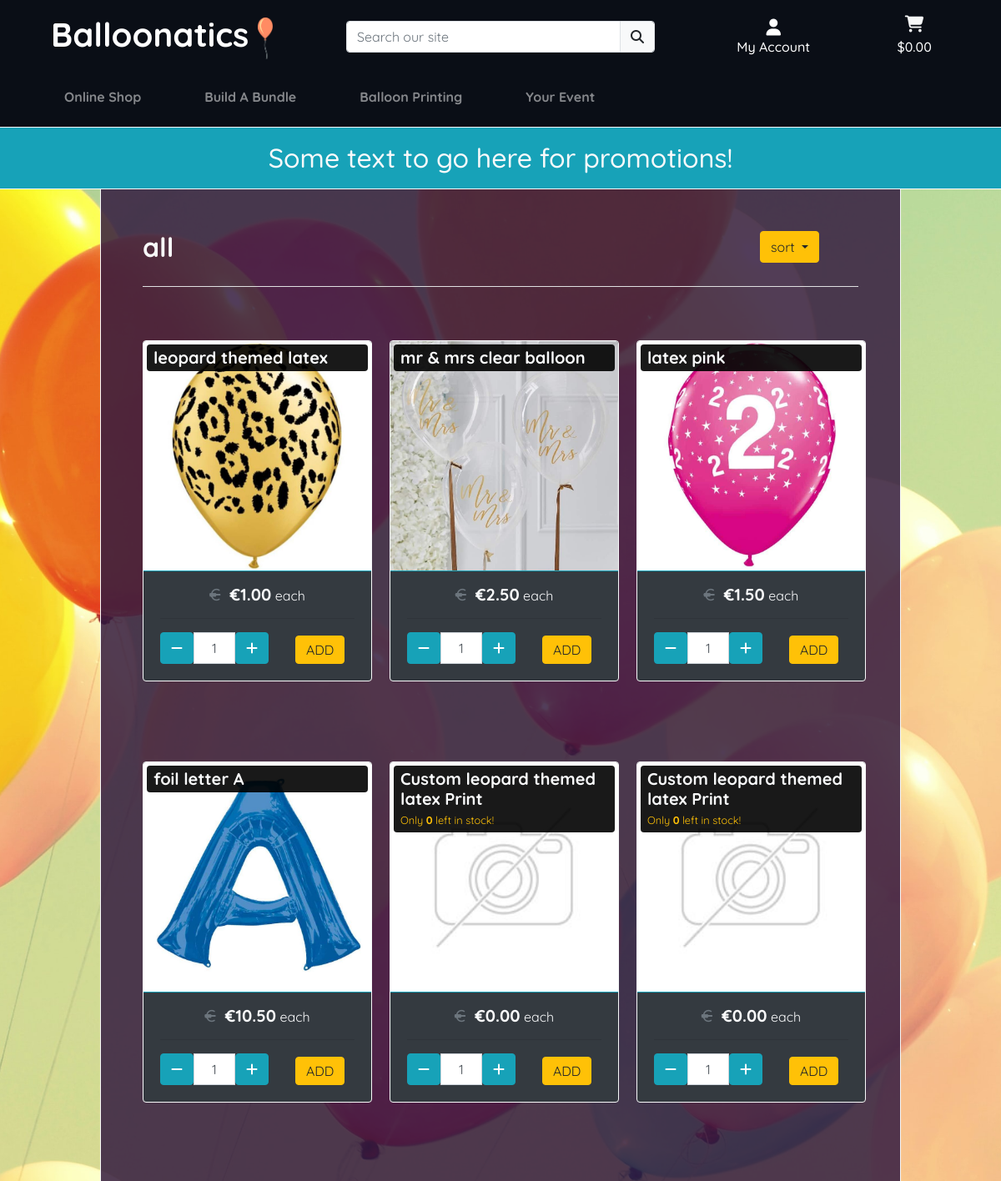
Before: /products/ (upper part) with the older database file.
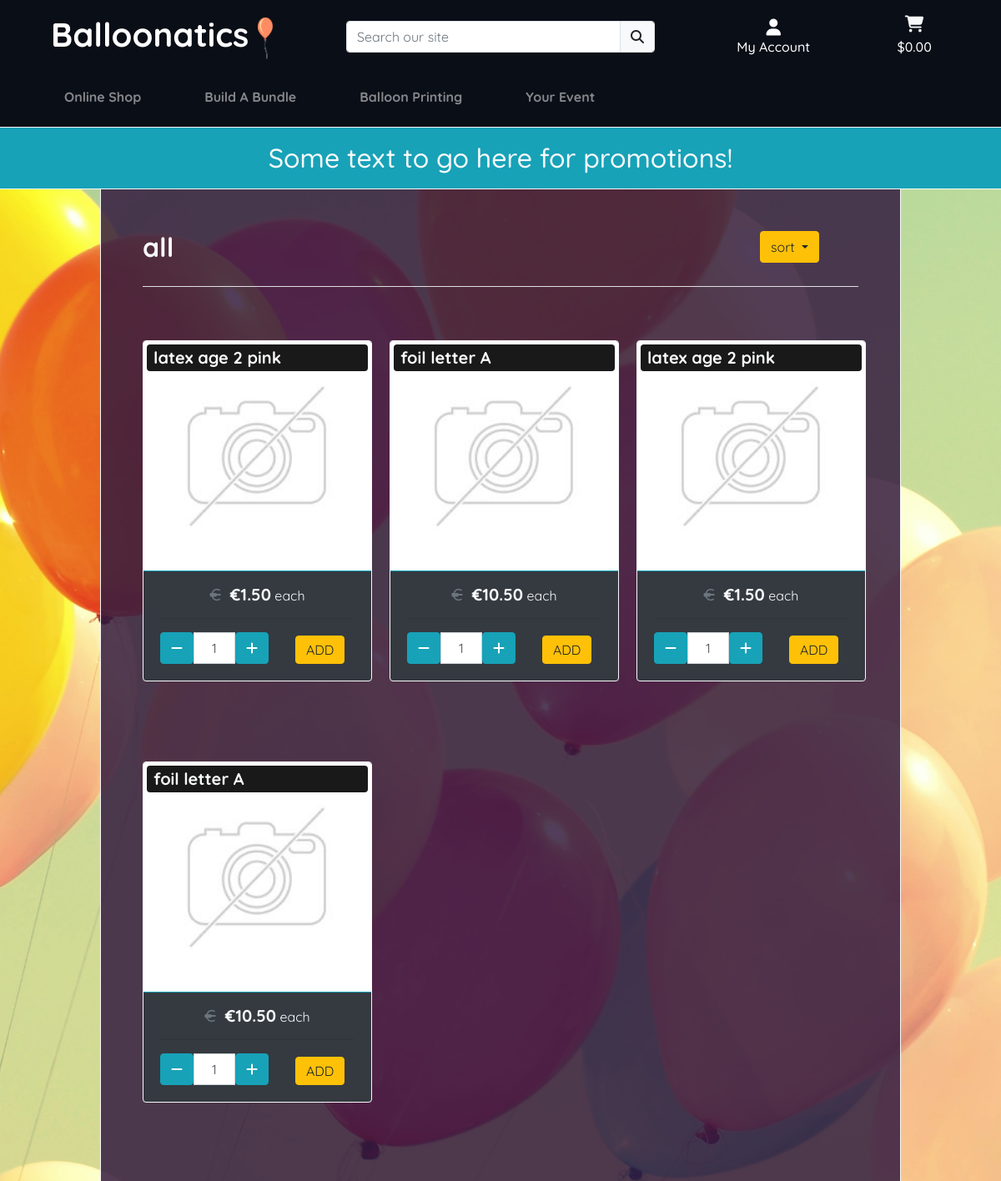
After: the same page with the newer database file.
### products/models.py (models this page shows, shortened)
class Product(models.Model):
    name = models.CharField(max_length=254, null=False, blank=False)
    category = models.ForeignKey('Category', null=True, blank=True,
                                 on_delete=models.SET_NULL)
    sub_category = models.ForeignKey('Sub_Category', null=True, blank=True,
                                     on_delete=models.SET_NULL)
    material = models.ForeignKey('Material', null=True, blank=True,
                                 on_delete=models.SET_NULL)
    uuid = models.CharField(max_length=254, null=True, blank=True)
    description = models.TextField()
    full_price = models.DecimalField(max_digits=6, decimal_places=2, blank=False,
                                default=0.00, validators=[MinValueValidator(
                                    Decimal('0.00'))])
    discounted_price = models.DecimalField(max_digits=6, decimal_places=2,
                                           blank=False, default=0.00,
                                           validators=[MinValueValidator(
                                               Decimal('0.00'))])
    rating = models.DecimalField(max_digits=6, decimal_places=2, null=True,
                                 blank=True, validators=[MinValueValidator(
                                     Decimal('0.00')), MaxValueValidator(
                                         Decimal('5.00'))])
    image = models.ImageField(null=True, blank=True)
    message = models.CharField(max_length=254, null=True, blank=True)
    is_printable = models.BooleanField(default=False)
    age = models.PositiveIntegerField(null=True, blank=True)
    color = models.ForeignKey('Color', null=True, blank=True,
                              on_delete=models.SET_NULL)
    size = models.ForeignKey('Size', null=True, blank=True,
                             on_delete=models.SET_NULL)
    qty_held = models.PositiveIntegerField(default=0)
    shipped_inflated = models.BooleanField(default=False)
    qty_in_bag = models.PositiveIntegerField(default=0) #remove and use annotation
    def calc_qty_in_bag(self, cart):
        if str(self.pk) in cart:
            return cart[str(self.pk)]
        else:
            return 0

### products/views.py (the view, shortened to what this page needs)
# urls.py: path('products/', include('products.urls')),
def products(request):
    products = Product.objects.all()
    sub_category = 'all'
    sort = None
    direction = None
    if 'sub_category' in request.GET:
        sub_category = request.GET['sub_category']
        products = Product.objects.filter(sub_category__name=sub_category)
    cart = request.session.get('cart', {})
    for product in products:
        product.qty_in_cart = product.calc_qty_in_bag(cart)
    context = {
        "products": products,
        'sub_category': sub_category,
        'current_sort': sort,
        'current_dir': direction,
        'product_alert_qty_threshold': settings.QTY_LOW_ALERT_THRESHOLD,
    }
    return render(request, 'products/products.html', context)

### cart/contexts.py (called while the page is built, shortened)
def cart_contents(request):
    cart_items = []
    total = 0
    product_count = 0
    delivery = 0.00
    cart = request.session.get('cart', {'products':{},'bundles':{},'custom_prints':{}})
    print(cart)
    if total > 0:
        delivery = round((total * Decimal(
            settings.DELIVERY_SURCHARGE)), 2)
    grand_total = Decimal(total) + Decimal(delivery)
    context = {
        'cart_items': cart_items,
        'total': total,
        'grand_total': grand_total,
        'product_count': product_count,
        'delivery': delivery,
    }
    return context

### home/contexts.py (called while the page is built)
def configure_toasts(request):
    if 'toast_autohide' in request.POST:
        toast_autohide = request.POST['toast_autohide']
    else:
        toast_autohide = settings.TOAST_AUTOHIDE
    if 'toast_delay' in request.POST:
        toast_delay = request.POST['toast_delay']
    else:
        toast_delay = settings.TOAST_DELAY
    return {
        'toast_delay': toast_delay,
        'toast_autohide': toast_autohide
    }

### products/templates/products/products.html (shortened to what this page needs)
{% extends 'base.html' %}
{% load static %}
{% block content %}
    <div class="container bg-container-dark text-light">
        <div class="row">
            <div class="col-12 col-md-10 text-center text-md-left my-1">
                <h2><strong>{{ sub_category }}</strong></h2>
            </div>
            <div class="col-12 col-md-2 text-center text-lg-left my-1">
                <div class="dropdown">
                    <button class="btn btn-warning dropdown-toggle" type="button" id="dropdownMenuButton" data-toggle="dropdown" aria-haspopup="true" aria-expanded="false">
                        {% if current_sort == None %}sort{% else %}{{ current_sort }} {{ current_dir }}{% endif %}
                    </button>
                </div>
            </div>
        </div>
        <hr class="bg-light">
        <div class="row">
            {% if products %}
                {% for product in products %}
                    {% include './includes/card.html' with result=product cntxt='products' %}
                {% endfor %}
            {% else %}
                <h4>We're afraid there are currently no products under this category!</h4>
            {% endif %}
        </div>
    </div>
{% endblock %}

### products/templates/products/includes/card.html (shortened to what this page needs)
<div class="col-12 col-md-6 col-lg-4">
    <div class="card bg-dark text-light product-card border border-light my-2 my-lg-5">
        <a href="{% if cntxt == 'categories' %}{% url 'sub_categories' %}?category={{ result.name }}{% elif cntxt == 'sub_categories' %}{% url 'products' %}?sub_category={{ result.name }}{% else %}{% url 'product_detail' result.id %}{% endif %}" class="text-dark">
            {% if result.image %}
                <img src="{{ result.image.url }}" class="card-img-top img-fluid" alt="{{ result.name }}">
            {% else %}
                <img src="{{MEDIA_URL}}noimage.png" class="card-img-top img-fluid" alt="{{ result.name }}">
            {% endif %}
            <div class="card-img-overlay">
                <div style="background-color: rgba(0, 0, 0, 0.9)" class="pl-2 py-1 rounded-3">
                    <h5 class="card-title mb-0 text-light"><strong>{{ result.name }}</strong></h5>
                    {% if product_alert_qty_threshold > result.qty_held %}
                        <p class="mb-0"><small class="text-warning">Only <strong>{{result.qty_held}}</strong> left in stock!</small></p>
                    {% endif %}
                </div>
            </div>
        </a>
        {% if cntxt == 'products' %}
            {% include './card-details.html' with result=result %}
        {% endif %}
    </div>
</div>

### products/templates/products/includes/card-details.html (shortened to what this page needs)
<div class="card-body pt-3 m-0 align-items-center border-info border-top">
    <div class="row mb-3">
        <div class="col-8 offset-2 text-center">
            {% if result.price != result.discounted_price %}
                <h5 class="my-0"><s class="text-muted">€{{ result.price }}</s><strong>&nbsp&nbsp€{{ result.discounted_price }}</strong><small> each</small></h5>
            {% else %}
                <h5 class="my-0"><strong>€{{ result.discounted_price }}</strong><small> each</small></h5>
            {% endif %}
        </div>
    </div>
    <hr>
    <form class="form" action="{% url 'add_product_to_cart' result.id %}" method="POST">
        <div class="form-row">
            <div class="col-8 align-content-center">
                <div class="input-group">
                    <span class="input-group-btn">
                        <button type="button" class="quantity-left-minus btn btn-info btn-number" data-type="minus"
                            data-field="">
                            <span class="fas fa-minus"></span>
                        </button>
                    </span>
                    <input type="text" id="qty" name="qty" class="form-control input-number text-center qty-input" value="1"
                        min="1" max="100">
                    <span class="input-group-btn">
                        <button type="button" class="quantity-right-plus btn btn-info btn-number" data-type="plus"
                            data-field="">
                            <span class="fas fa-plus"></span>
                        </button>
                    </span>
                </div>
            </div>
            <div class="col-3 align-content-center">
                <input type="submit" class="btn btn-warning text-center py-1 mt-1 text-uppercase" value="add">
            </div>
        </div>
    </form>
</div>

Changed rows visible on the page:
removed Product: image (picture), name "leopard themed latex", discounted_price "1.00"
removed Product: image (picture), name "mr & mrs clear balloon", discounted_price "2.50"
changed Product (number 1 of 4 on the later page): name "latex pink" → "latex age 2 pink"; image: picture removed
changed Product (number 2 of 4 on the later page): image: picture removed
changed Product (number 3 of 4 on the later page): name "Custom leopard themed latex Print" → "latex age 2 pink"; discounted_price "0.00" → "1.50"; qty_held "0" → (not shown)
changed Product (number 4 of 4 on the later page): name "Custom leopard themed latex Print" → "foil letter A"; discounted_price "0.00" → "10.50"; qty_held "0" → (not shown)
